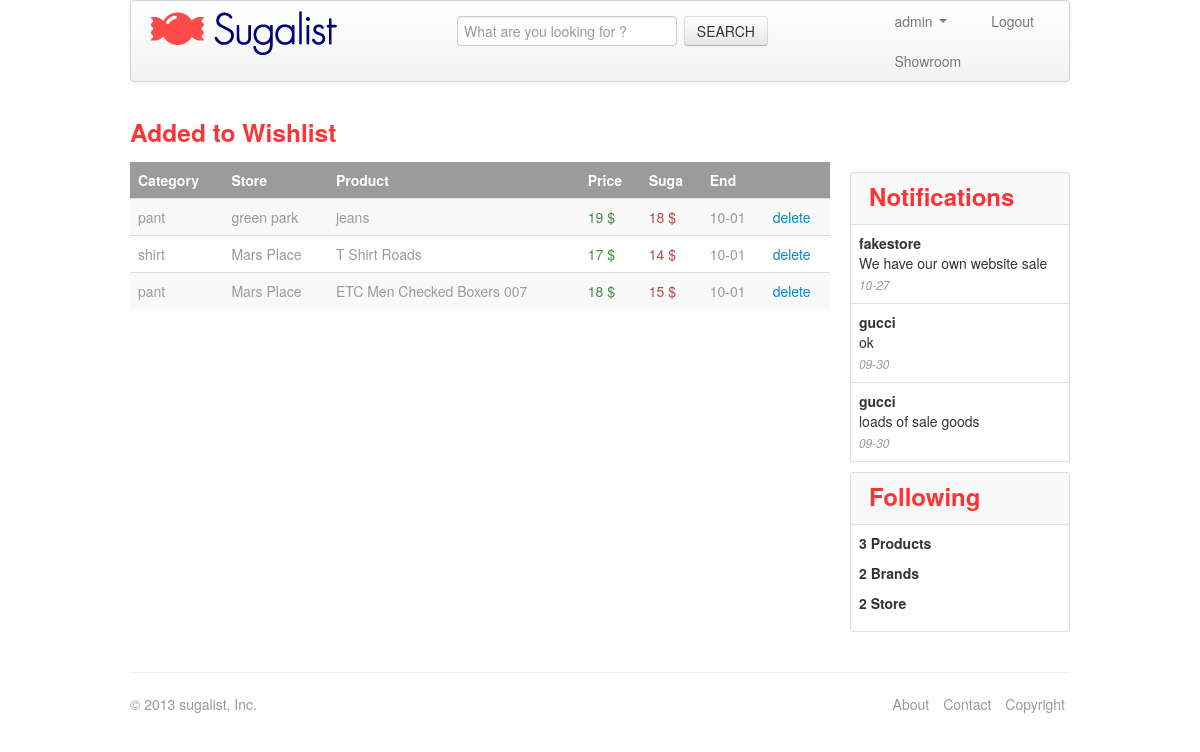
Page /index.php (signed in) on the committed database.
### tables this page shows
CREATE TABLE IF NOT EXISTS `customer` (
  `ID_CUSTOMER` int(11) NOT NULL AUTO_INCREMENT,
  `USERNAME` char(255) DEFAULT NULL,
  `ZIP` char(255) DEFAULT NULL,
  `BIRTHDAY` date DEFAULT NULL,
  `CITY` char(255) DEFAULT NULL,
  `PASSWORD` char(255) DEFAULT NULL,
  `COUNTRY` char(255) DEFAULT NULL,
  `REGISTRATION_DATE` date DEFAULT NULL,
  `EMAIL` char(255) DEFAULT NULL,
  PRIMARY KEY (`ID_CUSTOMER`)
);

CREATE TABLE IF NOT EXISTS `product` (
  `ID_PRODUCT` int(11) NOT NULL AUTO_INCREMENT,
  `ID_CATEGORY` int(11) NOT NULL,
  `ID_STORE` int(11) NOT NULL,
  `NAME` char(255) DEFAULT NULL,
  `SIZE` char(255) DEFAULT NULL,
  `COLOR` char(255) DEFAULT NULL,
  `PRICE` float(8,2) DEFAULT NULL,
  `IMAGEURL` varchar(300) NOT NULL,
  `INITSALE` int(11) NOT NULL,
  `INITCUSTOMIZED_PRICE` int(11) NOT NULL,
  `INITCODE_PROMO` char(255) NOT NULL,
  PRIMARY KEY (`ID_PRODUCT`),
  KEY `FK_CONTAINS` (`ID_CATEGORY`)
);

CREATE TABLE IF NOT EXISTS `category` (
  `ID_CATEGORY` int(11) NOT NULL AUTO_INCREMENT,
  `NAME` char(255) DEFAULT NULL,
  PRIMARY KEY (`ID_CATEGORY`)
);

CREATE TABLE IF NOT EXISTS `store` (
  `ID_STORE` int(11) NOT NULL AUTO_INCREMENT,
  `ID_MERCHANT` int(11) NOT NULL,
  `NAME` char(255) DEFAULT NULL,
  `CITY` char(255) DEFAULT NULL,
  `ZIP` char(255) DEFAULT NULL,
  `COUNTRY` char(255) DEFAULT NULL,
  PRIMARY KEY (`ID_STORE`),
  KEY `FK_MANAGE` (`ID_MERCHANT`)
);

CREATE TABLE IF NOT EXISTS `follow` (
  `ID_CUSTOMER` int(11) NOT NULL,
  `ID_PRODUCT` int(11) NOT NULL,
  `SALE` int(11) DEFAULT NULL,
  `CUSTOMIZED_PRICE` int(11) DEFAULT NULL,
  `CODE_PROMO` char(255) DEFAULT NULL,
  `END_PROMO` date DEFAULT NULL,
  PRIMARY KEY (`ID_CUSTOMER`,`ID_PRODUCT`),
  KEY `FK_FOLLOW` (`ID_PRODUCT`)
);

### lock.php (called while the page is built, shortened)
<?php
$user_check=$_SESSION['login_user'];
$ses_sql=mysql_query("select username from customer where username='$user_check' ");
$row=mysql_fetch_array($ses_sql);
$login_session=$row['username'];
?>

### index.php (the view, shortened to what this page needs)
<?php
include('lock.php');
?>
<!doctype html>
<html>
<head>
<link rel="stylesheet" href="css/bootstrap-responsive.min.css">
<link rel="stylesheet" href="css/bootstrap.min.css">
</head>
<body>
		<div class="container-fluid">
     			<div class="navbar container">
					<div class="navbar-inner">
                        <a class="brand" href="index.php"> <img src="img/logo.png"/></a>
                        <ul class="nav">
                        <h3><li class="span5 offset1">
                        	<form action="" class="navbar-form">
                            <input name="product" type="text" placeholder="What are you looking for ?">
                        	<button type="submit" class="btn">SEARCH</button>
                            </form>
                        </li></h3>
                        </ul>
                        <ul class="nav pull-right">
                          	<li class="dropdown">
                           	 	<a class="dropdown-toggle" href="#" data-toggle="dropdown"><?php echo $login_session; ?>
								<strong class="caret"></strong></a>
									<?php
											$sql="SELECT * FROM customer WHERE USERNAME='$login_session'";
									 ?>
								<a href="market/index.php">Showroom</a>
                          	</li>
							<li><a href="logout.php">Logout</a></li>
                          </ul>
                     </div>
                 </div>
                <div class="row container ">
                <div id="tab_whishlist span12">
                <h3 style="color: #ff3333;">Added to Wishlist</h3>
                    </div>
                <div class="span9 container" >
                        <table class="table table-striped container">
                        	<thead>
                            	<tr style="background-color: #9b9b9b; color: white;">
                                	<th>Category</th>
                                    <th>Store</th>
                                    <th>Product</th>
                                    <th>Price</th>
                                    <th>Suga</th>
                                    <th>End</th>
									<th></th>
                                </tr>
                            </thead>
                            <tbody class="muted">
							<?php
									$product_search=$_GET['product'];
								if($product_search=="")
									$sql="SELECT category.name,store.name,product.name,follow.sale,follow.customized_price,follow.end_promo,follow.id_product
											FROM product INNER JOIN category INNER JOIN follow INNER JOIN store
											WHERE product.id_category = category.id_category
											and product.id_product = follow.id_product
											and product.id_store = store.id_store
											and follow.id_customer = (select id_customer from customer where username='$login_session')
										";
									$sql_run=mysql_query($sql);
									$count=mysql_num_rows($sql_run);
					while($count>0)
					{
						$count--;
						$row=mysql_fetch_array($sql_run);
						$date1 = date_create($row[5]);
						$date2 = date_format($date1, 'm-d');
						echo "
                            	<tr>
                                	<td>$row[0]</td>
                                    <td>$row[1]</td>
                                    <td>$row[2]</td>
                                    <td class=text-success text-right>$row[3] $</td>
                                    <td class=text-error text-right>$row[4] $</td>
                                    <td>$date2</td>
									<td><a href=delete.php?id_product=$row[6]>delete</a></td>
                                </tr>
								";
}
?>
                            </tbody>
                        </table>
        </div>
                   <div class="span3">
                    <div id="Notifications ">
					<div style=height:300px;overflow:auto;>
                                <table class="table table-bordered" style="table-layout:fixed; word-wrap: break-word;">
                                       <thead>
                                   <h1> <tr style="background-color:rgb(249,249,249);">
                                    <th><p style="text-indent:10px; margin-top:5px;color: #ff3333; font-size:x-large;">Notifications</p></th>
                                </tr></h1>
                                 </thead>
                                  <tbody>
								  <?php
								 $sql="SELECT merchant.username,notification.message,notification.timestamp FROM NOTIFICATION inner join merchant WHERE notification.id_merchant = merchant.id_merchant and notification.id_merchant in (SELECT distinct(merchant.id_merchant)
											FROM product INNER JOIN category INNER JOIN follow INNER JOIN store INNER JOIN merchant
											WHERE product.id_category = category.id_category
											and product.id_product = follow.id_product
											and product.id_store = store.id_store
											and store.id_merchant = merchant.id_merchant
											and follow.id_customer = (select id_customer from customer where username='$login_session'))
											order by notification.timestamp desc";
									$sql_run=mysql_query($sql);
									$count=mysql_num_rows($sql_run);
					while($count>0)
					{
									$count--;
									$row=mysql_fetch_array($sql_run);
									$date1 = date_create($row[2]);
									$date2 = date_format($date1, 'm-d');
									echo "
                                    <tr>
                                      <td><strong>$row[0]</strong><br>
									  $row[1]<small><br>
									  <em class=muted>$date2</em></small></td>
                                    </tr>
									";
                                  }
								  ?>
                                    </tbody>
                                </table>
                                </div>
                                </div>
                <div id="Following">
						        <table class="table table-bordered" style="table-layout:fixed; word-wrap: break-word;">
                                       <thead>
                                   <h1> <tr style="background-color:rgb(249,249,249);">
                                    <th><p style="text-indent:10px; margin-top:5px;color: #ff3333; font-size:x-large;">Following</p></th>
                                </tr></h1>
                                 </thead>
                                  <tbody>
                                    <tr>
                                      <td>
                                      <strong>
                                      <p>
						<?php
								$sql="SELECT distinct(product.name)
											FROM product INNER JOIN category INNER JOIN follow INNER JOIN store
											WHERE product.id_category = category.id_category
											and product.id_product = follow.id_product
											and product.id_store = store.id_store
											and follow.id_customer = (select id_customer from customer where username='$login_session')
										";
									$sql_run=mysql_query($sql);
									$count=mysql_num_rows($sql_run);
									echo $count;
						?>
									  Products</p>
                                      <p>
						 <?php
								 $sql="SELECT distinct(merchant.username) FROM NOTIFICATION inner join merchant WHERE notification.id_merchant = merchant.id_merchant and notification.id_merchant in (SELECT distinct(merchant.id_merchant)
											FROM product INNER JOIN category INNER JOIN follow INNER JOIN store INNER JOIN merchant
											WHERE product.id_category = category.id_category
											and product.id_product = follow.id_product
											and product.id_store = store.id_store
											and store.id_merchant = merchant.id_merchant
											and follow.id_customer = (select id_customer from customer where username='$login_session'))
											order by notification.timestamp desc";
									$sql_run=mysql_query($sql);
									$count=mysql_num_rows($sql_run);
									echo $count;
						?>
									Brands</p>
                                      <p>
								<?php
								$sql="SELECT distinct(store.name)
											FROM product INNER JOIN category INNER JOIN follow INNER JOIN store
											WHERE product.id_category = category.id_category
											and product.id_product = follow.id_product
											and product.id_store = store.id_store
											and follow.id_customer = (select id_customer from customer where username='$login_session')
										";
									$sql_run=mysql_query($sql);
									$count=mysql_num_rows($sql_run);
									echo $count;
						?>									  Store</p>
                                      </strong>
                                      </td>
                                    </tr>
                                    </tbody>
                                </table>
                                </div>
                </div>
							<?php
							include('footer.php');
							?>

### footer.php (shortened to what this page needs)
                        <footer id="footer" class="row span12 container muted">
                            <hr>
                             &copy; 2013 sugalist, Inc.
                            <ul class="inline pull-right">
                              <li><a href="#" class="muted">About</a></li>
                              <li><a href="#" class="muted">Contact</a></li>
                              <li><a href="#" class="muted">Copyright</a></li>
                            </ul>
          			  </footer>
                         </div>
</div>
</body>
</html>

### rows in the picture
customer: USERNAME "admin"
product: ID_CATEGORY.NAME "pant", ID_STORE.NAME "green park", NAME "jeans", follow.SALE "19", follow.CUSTOMIZED_PRICE "18", follow.END_PROMO "10-01"
product: ID_CATEGORY.NAME "shirt", ID_STORE.NAME "Mars Place", NAME "T Shirt Roads", follow.SALE "17", follow.CUSTOMIZED_PRICE "14", follow.END_PROMO "10-01"
product: ID_CATEGORY.NAME "pant", ID_STORE.NAME "Mars Place", NAME "ETC Men Checked Boxers 007", follow.SALE "18", follow.CUSTOMIZED_PRICE "15", follow.END_PROMO "10-01"

### other values in the picture
$row[0] "fakestore"
$row[1] "We have our own website sale"
$date2 "10-27"
$row[0] "gucci"
$row[1] "ok"
$date2 "09-30"
$row[1] "loads of sale goods"
$count "3"
$count "2"
